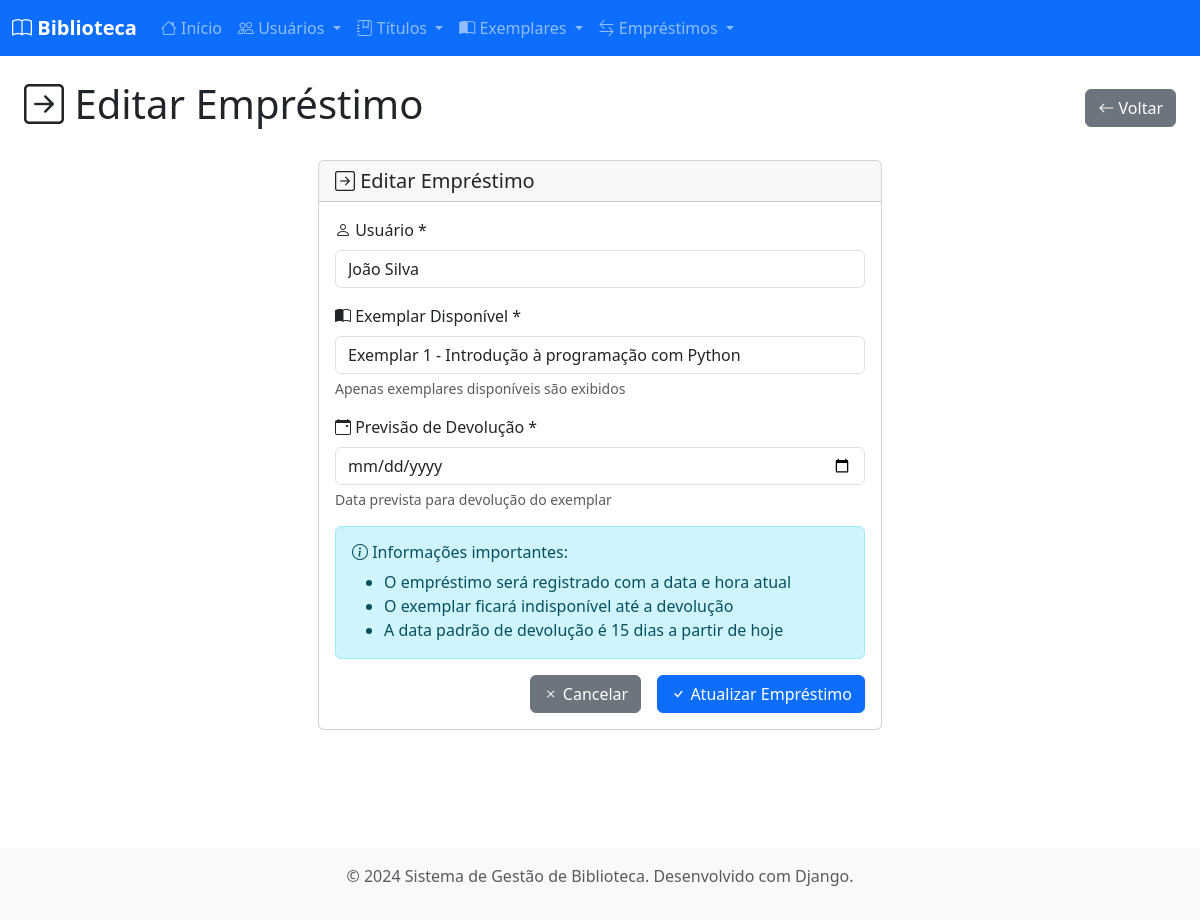
The app's page /emprestimos/1/editar/ with its own data.
### biblioteca/models.py (models this page shows, shortened)
class Usuario(models.Model):
    id_usuario = models.AutoField(primary_key=True)
    nome = models.CharField(max_length=200)
    telefone = models.CharField(max_length=20)
    email = models.EmailField(unique=True)
    senha = models.CharField(max_length=128)
    def __str__(self):
        return self.nome
    class Meta:
        verbose_name = "Usuário"
        verbose_name_plural = "Usuários"

class Exemplar(models.Model):
    id_exemplar = models.AutoField(primary_key=True)
    id_titulo = models.ForeignKey(Titulo, on_delete=models.CASCADE, related_name='exemplares')
    data_aquisicao = models.DateField()
    qrcode_data = models.TextField(blank=True)
    disponivel = models.BooleanField(default=True)
    def __str__(self):
        return f"Exemplar {self.id_exemplar} - {self.id_titulo.nome}"
    class Meta:
        verbose_name = "Exemplar"
        verbose_name_plural = "Exemplares"

class Emprestimo(models.Model):
    id_emprestimo = models.AutoField(primary_key=True)
    id_usuario = models.ForeignKey(Usuario, on_delete=models.CASCADE, related_name='emprestimos')
    id_exemplar = models.ForeignKey(Exemplar, on_delete=models.CASCADE, related_name='emprestimos')
    data_emprestimo = models.DateTimeField(default=timezone.now)
    previsao_devolucao = models.DateField()
    data_devolucao = models.DateTimeField(blank=True, null=True)
    class Meta:
        verbose_name = "Empréstimo"
        verbose_name_plural = "Empréstimos"

### biblioteca/views.py (the view)
# urls.py: path('emprestimos/<int:pk>/editar/', views.emprestimo_edit, name='emprestimo_edit'),
def emprestimo_edit(request, pk):
    emprestimo = get_object_or_404(Emprestimo, pk=pk)
    if request.method == 'POST':
        form = EmprestimoForm(request.POST, instance=emprestimo)
        if form.is_valid():
            form.save()
            messages.success(request, 'Empréstimo atualizado com sucesso!')
            return redirect('emprestimo_list')
    else:
        form = EmprestimoForm(instance=emprestimo)
    return render(request, 'biblioteca/emprestimo_form.html', {
        'form': form,
        'title': 'Editar Empréstimo',
        'emprestimo': emprestimo
    })

### biblioteca/forms.py
class EmprestimoForm(forms.ModelForm):
    class Meta:
        model = Emprestimo
        fields = ['id_usuario', 'id_exemplar', 'previsao_devolucao']
        widgets = {
            'id_usuario': forms.Select(attrs={'class': 'form-control'}),
            'id_exemplar': forms.Select(attrs={'class': 'form-control'}),
            'previsao_devolucao': forms.DateInput(attrs={'class': 'form-control', 'type': 'date'}),
        }
    def __init__(self, *args, **kwargs):
        super().__init__(*args, **kwargs)
        self.fields['id_exemplar'].queryset = Exemplar.objects.filter(disponivel=True)
        if not self.instance.pk:
            self.fields['previsao_devolucao'].initial = timezone.now().date() + timedelta(days=15)

### biblioteca/templates/biblioteca/emprestimo_form.html (shortened to what this page needs)
{% extends 'biblioteca/base.html' %}
{% block content %}
<div class="container-fluid">
    <div class="row">
        <div class="col-12">
            <div class="d-flex justify-content-between align-items-center mb-4">
                <h1>
                    <i class="bi bi-arrow-right{% if emprestimo %}-square{% else %}-circle{% endif %}"></i> {{ title }}
                </h1>
                <a href="{% url 'emprestimo_list' %}" class="btn btn-secondary">
                    <i class="bi bi-arrow-left"></i> Voltar
                </a>
            </div>
        </div>
    </div>
    <div class="row justify-content-center">
        <div class="col-md-8 col-lg-6">
            <div class="card">
                <div class="card-header">
                    <h5 class="card-title mb-0">
                        {% if emprestimo %}
                            <i class="bi bi-arrow-right-square"></i> Editar Empréstimo
                        {% else %}
                            <i class="bi bi-arrow-right-circle"></i> Novo Empréstimo
                        {% endif %}
                    </h5>
                </div>
                <div class="card-body">
                    <form method="post">
                        <div class="mb-3">
                            <label for="{{ form.id_usuario.id_for_label }}" class="form-label">
                                <i class="bi bi-person"></i> Usuário *
                            </label>
                            {{ form.id_usuario }}
                        </div>
                        <div class="mb-3">
                            <label for="{{ form.id_exemplar.id_for_label }}" class="form-label">
                                <i class="bi bi-book-half"></i> Exemplar Disponível *
                            </label>
                            {{ form.id_exemplar }}
                            <div class="form-text">Apenas exemplares disponíveis são exibidos</div>
                        </div>
                        <div class="mb-3">
                            <label for="{{ form.previsao_devolucao.id_for_label }}" class="form-label">
                                <i class="bi bi-calendar-event"></i> Previsão de Devolução *
                            </label>
                            {{ form.previsao_devolucao }}
                            <div class="form-text">Data prevista para devolução do exemplar</div>
                        </div>
                        <div class="alert alert-info">
                            <h6 class="alert-heading">
                                <i class="bi bi-info-circle"></i> Informações importantes:
                            </h6>
                            <ul class="mb-0">
                                <li>O empréstimo será registrado com a data e hora atual</li>
                                <li>O exemplar ficará indisponível até a devolução</li>
                                <li>A data padrão de devolução é 15 dias a partir de hoje</li>
                            </ul>
                        </div>
                        <div class="d-grid gap-2 d-md-flex justify-content-md-end">
                            <a href="{% url 'emprestimo_list' %}" class="btn btn-secondary me-md-2">
                                <i class="bi bi-x"></i> Cancelar
                            </a>
                            <button type="submit" class="btn btn-primary">
                                <i class="bi bi-check"></i>
                                {% if emprestimo %}Atualizar{% else %}Registrar{% endif %} Empréstimo
                            </button>
                        </div>
                    </form>
                </div>
            </div>
        </div>
    </div>
</div>
{% endblock %}

### records on screen
Usuario: id_usuario "João Silva"
Exemplar: id_exemplar "Exemplar 1 - Introdução à programação com Python"

### other values on screen
{{ title }} "Editar Empréstimo"
